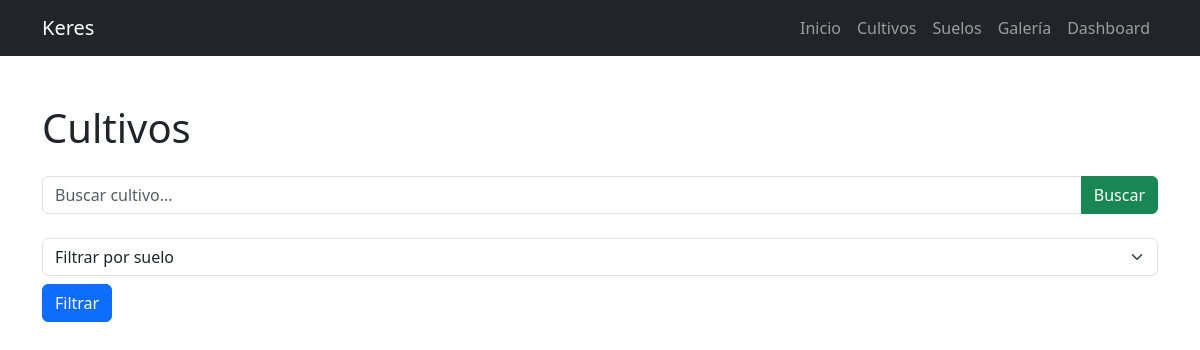
The page /cultivos/ on the database as committed earlier.
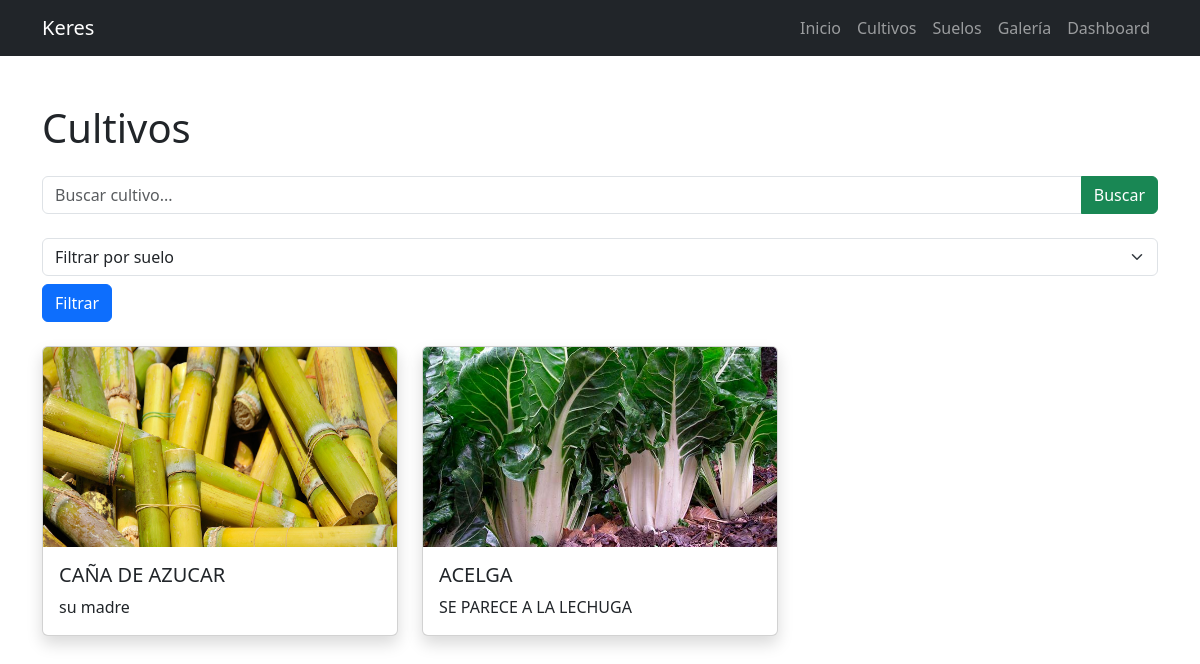
The same page on the database as committed later.
### web/models.py (models this page shows, shortened)
class Cultivo(models.Model):
    nombre = models.CharField(max_length=100)
    descripcion = models.TextField()
    imagen = models.ImageField(upload_to='cultivos/')

### web/views.py (the view)
# urls.py: path('cultivos/', views.cultivos, name='cultivos'),
def cultivos(request):
    busqueda = request.GET.get("buscar")
    suelo_id = request.GET.get("suelo")
    cultivos = Cultivo.objects.all()
    if busqueda:
        cultivos = cultivos.filter(nombre__icontains=busqueda)
    if suelo_id:
        cultivos = cultivos.filter(suelo_id=suelo_id)
    suelos = Suelo.objects.all()
    return render(request, "cultivos.html", {
        "cultivos": cultivos,
        "suelos": suelos
    })

### web/templates/cultivos.html (shortened to what this page needs)
{% extends 'base.html' %}
{% block contenido %}
<h1 class="mb-4">Cultivos</h1>
<form method="GET" class="mb-4">
<div class="input-group">
<input type="text" name="buscar" class="form-control" placeholder="Buscar cultivo...">
<button class="btn btn-success">
Buscar
</button>
</div>
</form>
<form method="GET" class="mb-4">
<select name="suelo" class="form-select">
<option value="">Filtrar por suelo</option>
</select>
<button class="btn btn-primary mt-2">
Filtrar
</button>
</form>
<div class="row">
{% for cultivo in cultivos %}
<div class="col-md-4 mb-4">
<div class="card shadow">
<img src="{{ cultivo.imagen.url }}" class="card-img-top" style="height:200px; object-fit:cover;">
<div class="card-body">
<h5 class="card-title">{{ cultivo.nombre }}</h5>
<p class="card-text">{{ cultivo.descripcion }}</p>
</div>
</div>
</div>
{% endfor %}
</div>
{% endblock %}

### web/templates/base.html (shortened to what this page needs)
<!DOCTYPE html>
<html lang="es">
<head>
<link href="https://cdn.jsdelivr.net/npm/bootstrap@5.3.3/dist/css/bootstrap.min.css" rel="stylesheet">
</head>
<body>
<nav class="navbar navbar-expand-lg navbar-dark bg-dark">
<div class="container">
<a class="navbar-brand" href="/">Keres</a>
<div class="collapse navbar-collapse" id="menu">
<ul class="navbar-nav ms-auto">
<li class="nav-item">
<a class="nav-link" href="/">Inicio</a>
</li>
<li class="nav-item">
<a class="nav-link" href="/cultivos">Cultivos</a>
</li>
<li class="nav-item">
<a class="nav-link" href="/suelos">Suelos</a>
</li>
<li class="nav-item">
<a class="nav-link" href="/galeria">Galería</a>
</li>
<li class="nav-item">
<a class="nav-link" href="/dashboard">Dashboard</a>
</li>
</ul>
</div>
</div>
</nav>
<div class="container mt-5">
{% block contenido %}
{% endblock %}
</div>
</body>
</html>

Rows that differ between the two databases and show on the page:
added Cultivo: imagen (picture), nombre "CAÑA DE AZUCAR", descripcion "su madre"
added Cultivo: imagen (picture), nombre "ACELGA", descripcion "SE PARECE A LA LECHUGA"
